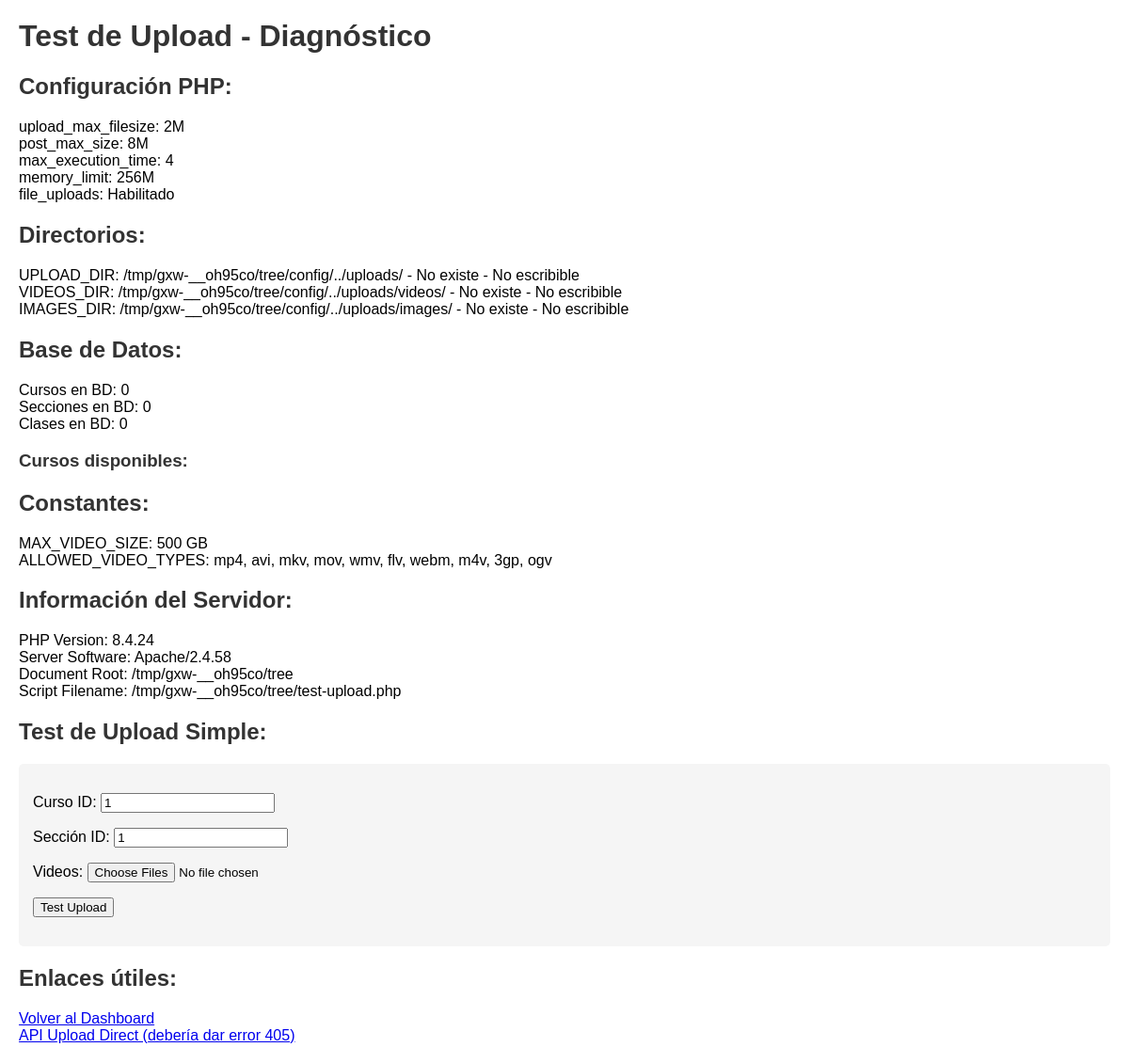
The page /test-upload.php on the database as committed earlier.
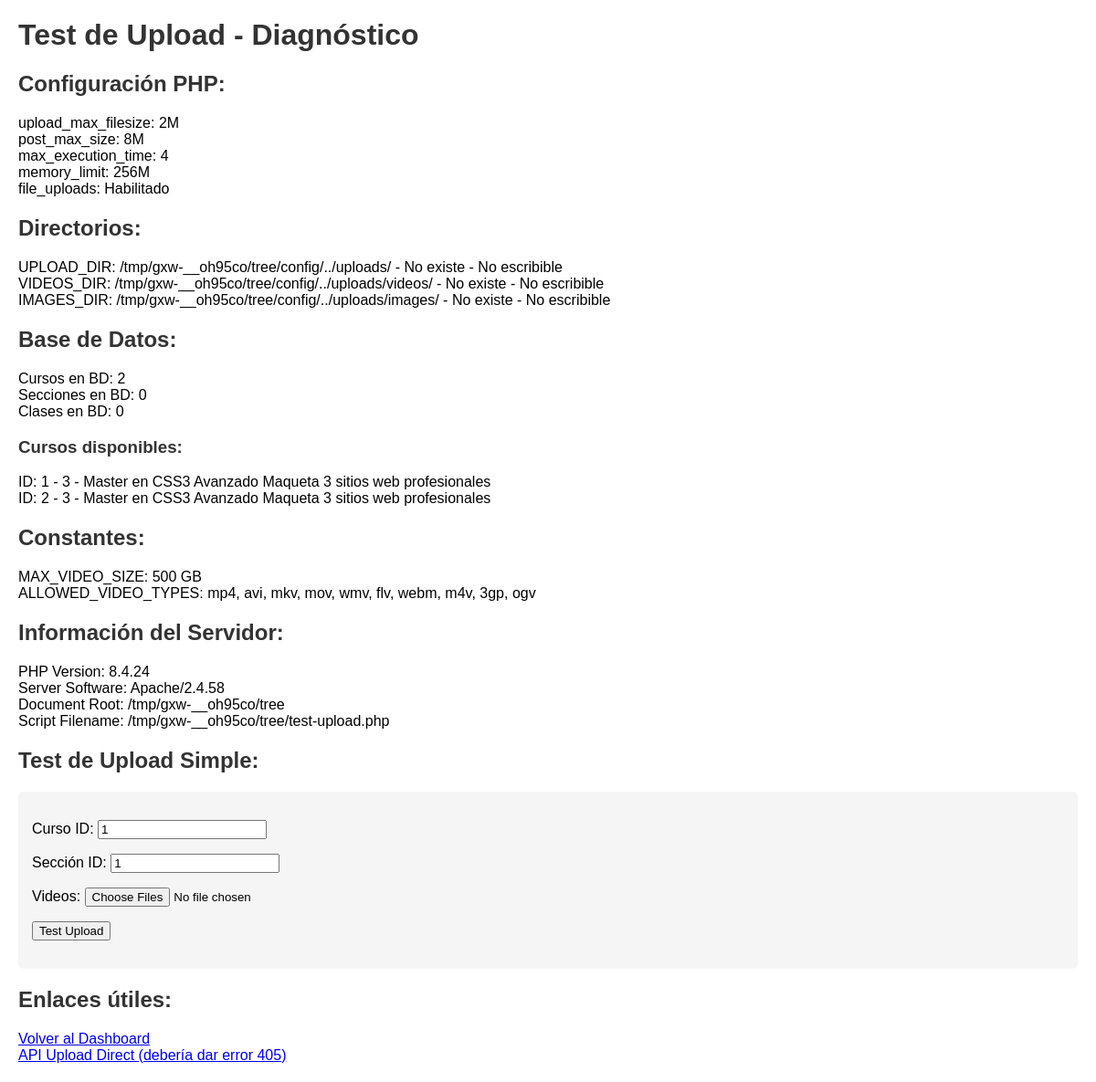
The same page on the database as committed later.
### tables this page shows
CREATE TABLE cursos (
            id INTEGER PRIMARY KEY AUTOINCREMENT,
            titulo VARCHAR(255) NOT NULL,
            tematica_id INTEGER,
            instructor_id INTEGER,
            comentarios TEXT,
            imagen VARCHAR(255),
            created_at DATETIME DEFAULT CURRENT_TIMESTAMP,
            FOREIGN KEY (tematica_id) REFERENCES tematicas(id) ON DELETE SET NULL,
            FOREIGN KEY (instructor_id) REFERENCES instructores(id) ON DELETE SET NULL
        );

### config/config.php (called while the page is built, shortened)
<?php
function formatBytes($size, $precision = 2) {
    $units = ['B', 'KB', 'MB', 'GB', 'TB'];
    for ($i = 0; $size > 1024 && $i < count($units) - 1; $i++) {
        $size /= 1024;
    }
    return round($size, $precision) . ' ' . $units[$i];
}
?>

### test-upload.php (the view, shortened to what this page needs)
<?php
require_once 'config/config.php';
$db = getDatabase();
echo "<h1>Test de Upload - Diagnóstico</h1>";
echo "<h2>Configuración PHP:</h2>";
echo "upload_max_filesize: " . ini_get('upload_max_filesize') . "<br>";
echo "post_max_size: " . ini_get('post_max_size') . "<br>";
echo "max_execution_time: " . ini_get('max_execution_time') . "<br>";
echo "memory_limit: " . ini_get('memory_limit') . "<br>";
echo "file_uploads: " . (ini_get('file_uploads') ? 'Habilitado' : 'Deshabilitado') . "<br>";
echo "<h2>Directorios:</h2>";
echo "UPLOAD_DIR: " . UPLOAD_DIR . " - " . (is_dir(UPLOAD_DIR) ? 'Existe' : 'No existe') . " - " . (is_writable(UPLOAD_DIR) ? 'Escribible' : 'No escribible') . "<br>";
echo "VIDEOS_DIR: " . VIDEOS_DIR . " - " . (is_dir(VIDEOS_DIR) ? 'Existe' : 'No existe') . " - " . (is_writable(VIDEOS_DIR) ? 'Escribible' : 'No escribible') . "<br>";
echo "IMAGES_DIR: " . IMAGES_DIR . " - " . (is_dir(IMAGES_DIR) ? 'Existe' : 'No existe') . " - " . (is_writable(IMAGES_DIR) ? 'Escribible' : 'No escribible') . "<br>";
echo "<h2>Base de Datos:</h2>";
try {
    $cursos = $db->query("SELECT COUNT(*) as count FROM cursos")->fetch();
    echo "Cursos en BD: " . $cursos['count'] . "<br>";
    $secciones = $db->query("SELECT COUNT(*) as count FROM secciones")->fetch();
    echo "Secciones en BD: " . $secciones['count'] . "<br>";
    $clases = $db->query("SELECT COUNT(*) as count FROM clases")->fetch();
    echo "Clases en BD: " . $clases['count'] . "<br>";
    echo "<h3>Cursos disponibles:</h3>";
    $cursos = $db->query("SELECT * FROM cursos LIMIT 3")->fetchAll();
    foreach ($cursos as $curso) {
        echo "ID: " . $curso['id'] . " - " . $curso['titulo'] . "<br>";
    }
} catch (Exception $e) {
    echo "Error en BD: " . $e->getMessage() . "<br>";
}
echo "<h2>Constantes:</h2>";
echo "MAX_VIDEO_SIZE: " . formatBytes(MAX_VIDEO_SIZE) . "<br>";
echo "ALLOWED_VIDEO_TYPES: " . implode(', ', ALLOWED_VIDEO_TYPES) . "<br>";
echo "<h2>Información del Servidor:</h2>";
echo "PHP Version: " . PHP_VERSION . "<br>";
echo "Server Software: " . $_SERVER['SERVER_SOFTWARE'] . "<br>";
echo "Document Root: " . $_SERVER['DOCUMENT_ROOT'] . "<br>";
echo "Script Filename: " . $_SERVER['SCRIPT_FILENAME'] . "<br>";
echo "<h2>Test de Upload Simple:</h2>";
?>
<form action="test-upload-handler.php" method="POST" enctype="multipart/form-data">
    <p>Curso ID: <input type="number" name="curso_id" value="1" required></p>
    <p>Sección ID: <input type="number" name="seccion_id" value="1" required></p>
    <p>Videos: <input type="file" name="videos[]" multiple accept=".mp4"></p>
    <p><button type="submit">Test Upload</button></p>
</form>
<h2>Enlaces útiles:</h2>
<a href="index.php">Volver al Dashboard</a><br>
<a href="api/upload-videos.php" target="_blank">API Upload Direct (debería dar error 405)</a><br>

Rows that differ between the two databases and show on the page:
added cursos: id "1", titulo "3 - Master en CSS3 Avanzado Maqueta 3 sitios web profesionales"
added cursos: id "2", titulo "3 - Master en CSS3 Avanzado Maqueta 3 sitios web profesionales", id "500 GB"
Other text that changed with them:
$cursos['count']: "0" → "2"
formatBytes(MAX_VIDEO_SIZE): "500 GB" → (not shown)
